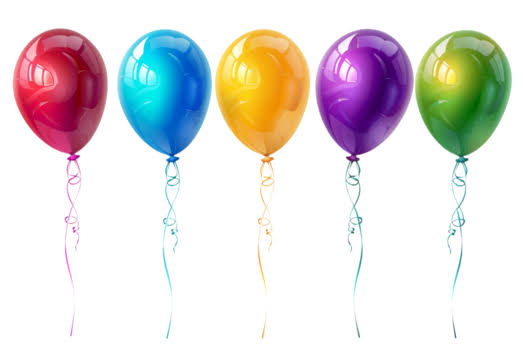
#> input picture distancia_entre_objetos/imagens/entrada.png, 525 x 350 px
$ python distancia_entre_objetos.py
#> lines starting #> are read from the running program, lines starting #| are printed output that depends on the picture; after the words box and inside, x2 and y2 are one past the last pixel; in counts of white or black regions, pixels touching at a corner belong together
#!/usr/bin/env python3

import argparse
import itertools
import math
from pathlib import Path

import cv2
import numpy as np


# =============================================================
# CONFIGURAÇÕES
# =============================================================

CAMINHO_PADRAO = 'imagens/entrada.png'

COR_1_PADRAO = 'vermelho'
COR_2_PADRAO = 'azul'

AREA_MINIMA_PADRAO = 500.0
TAMANHO_KERNEL = 5

MODOS_DISPONIVEIS = [
    'maiores',
    'mais-proximos',
    'mais-distantes',
]


# =============================================================
# FAIXAS HSV
# =============================================================

FAIXAS_HSV = {
    'vermelho': [
        (
            np.array([0, 80, 50]),
            np.array([10, 255, 255])
        ),
        (
            np.array([170, 80, 50]),
            np.array([180, 255, 255])
        ),
    ],

    'laranja': [
        (
            np.array([10, 100, 80]),
            np.array([25, 255, 255])
        ),
    ],

    'amarelo': [
        (
            np.array([20, 80, 80]),
            np.array([35, 255, 255])
        ),
    ],

    'verde': [
        (
            np.array([35, 60, 40]),
            np.array([85, 255, 255])
        ),
    ],

    'ciano': [
        (
            np.array([80, 50, 50]),
            np.array([100, 255, 255])
        ),
    ],

    'azul': [
        (
            np.array([90, 70, 40]),
            np.array([130, 255, 255])
        ),
    ],

    'roxo': [
        (
            np.array([130, 60, 40]),
            np.array([155, 255, 255])
        ),
    ],

    'rosa': [
        (
            np.array([150, 50, 70]),
            np.array([169, 255, 255])
        ),
    ],

    'branco': [
        (
            np.array([0, 0, 180]),
            np.array([180, 70, 255])
        ),
    ],

    'preto': [
        (
            np.array([0, 0, 0]),
            np.array([180, 255, 60])
        ),
    ],
}


class CalculadorDistanciaObjetos:
    """
    USE QUANDO O PROFESSOR PEDIR:

    - calcular a distância entre dois objetos;
    - calcular a distância entre os centros;
    - encontrar objetos mais próximos;
    - encontrar objetos mais distantes;
    - trabalhar com duas cores;
    - trabalhar com dois objetos da mesma cor.

    O método run recebe uma imagem já carregada.
    """

    def __init__(
        self,
        cor_1=COR_1_PADRAO,
        cor_2=COR_2_PADRAO,
        area_minima=AREA_MINIMA_PADRAO,
        modo='maiores'
    ):
        self.cor_1 = cor_1.lower()
        self.cor_2 = cor_2.lower()

        self.area_minima = float(area_minima)
        self.modo = modo

        if self.cor_1 not in FAIXAS_HSV:
            raise ValueError(
                f'Cor 1 não cadastrada: {self.cor_1}'
            )

        if self.cor_2 not in FAIXAS_HSV:
            raise ValueError(
                f'Cor 2 não cadastrada: {self.cor_2}'
            )

        if self.modo not in MODOS_DISPONIVEIS:
            raise ValueError(
                f'Modo inválido: {self.modo}'
            )

        self.kernel = np.ones(
            (TAMANHO_KERNEL, TAMANHO_KERNEL),
            dtype=np.uint8
        )

    # =========================================================
    # SEGMENTAÇÃO
    # =========================================================

    def criar_mascara(self, imagem, cor):
        """
        Cria uma máscara para a cor escolhida.
        """

        imagem_hsv = cv2.cvtColor(
            imagem,
            cv2.COLOR_BGR2HSV
        )

        mascara_final = np.zeros(
            imagem.shape[:2],
            dtype=np.uint8
        )

        for limite_inferior, limite_superior in FAIXAS_HSV[cor]:
            mascara_da_faixa = cv2.inRange(
                imagem_hsv,
                limite_inferior,
                limite_superior
            )

            mascara_final = cv2.bitwise_or(
                mascara_final,
                mascara_da_faixa
            )

        return mascara_final

    def limpar_mascara(self, mascara):
        """
        Remove pontos pequenos e preenche buracos.
        """

        mascara = cv2.morphologyEx(
            mascara,
            cv2.MORPH_OPEN,
            self.kernel,
            iterations=1
        )

        mascara = cv2.morphologyEx(
            mascara,
            cv2.MORPH_CLOSE,
            self.kernel,
            iterations=2
        )

        return mascara

    # =========================================================
    # OBJETOS
    # =========================================================

    def encontrar_objetos(self, mascara):
        """
        Encontra todos os objetos válidos da máscara.

        Cada objeto é representado por um dicionário contendo:

        - contorno;
        - área;
        - centro;
        - caixa delimitadora.
        """

        contornos, _ = cv2.findContours(
            mascara.copy(),
            cv2.RETR_EXTERNAL,
            cv2.CHAIN_APPROX_SIMPLE
        )

        objetos = []

        for contorno in contornos:
            area = cv2.contourArea(contorno)

            if area < self.area_minima:
                continue

            momentos = cv2.moments(contorno)

            if momentos['m00'] != 0:
                centro_x = int(
                    momentos['m10'] / momentos['m00']
                )

                centro_y = int(
                    momentos['m01'] / momentos['m00']
                )

            else:
                x, y, largura, altura = cv2.boundingRect(contorno)

                centro_x = x + largura // 2
                centro_y = y + altura // 2

            x, y, largura, altura = cv2.boundingRect(contorno)

            objetos.append({
                'contorno': contorno,
                'area': area,
                'centro': (centro_x, centro_y),
                'x': x,
                'y': y,
                'largura': largura,
                'altura': altura,
            })

        return objetos

    # =========================================================
    # DISTÂNCIA
    # =========================================================

    def calcular_distancia(self, objeto_1, objeto_2):
        """
        Calcula a distância euclidiana entre os centros.
        """

        x_1, y_1 = objeto_1['centro']
        x_2, y_2 = objeto_2['centro']

        delta_x = x_2 - x_1
        delta_y = y_2 - y_1

        distancia = math.sqrt(
            delta_x ** 2 + delta_y ** 2
        )

        return distancia

    # =========================================================
    # ESCOLHER OS DOIS OBJETOS
    # =========================================================

    # [42 lines left out: function escolher_par_mesma_cor, not called in this run]

    def escolher_par_cores_diferentes(
        self,
        objetos_cor_1,
        objetos_cor_2
    ):
        """
        Escolhe um objeto de cada cor.
        """

        if not objetos_cor_1:
            raise ValueError(
                f'Nenhum objeto {self.cor_1} foi encontrado.'
            )

        if not objetos_cor_2:
            raise ValueError(
                f'Nenhum objeto {self.cor_2} foi encontrado.'
            )

        if self.modo == 'maiores':
            objeto_1 = max(
                objetos_cor_1,
                key=lambda objeto: objeto['area']
            )

            objeto_2 = max(
                objetos_cor_2,
                key=lambda objeto: objeto['area']
            )

            return objeto_1, objeto_2

        # Produto cartesiano:
        # cria todos os pares possíveis entre as duas cores.
        pares = list(
            itertools.product(
                objetos_cor_1,
                objetos_cor_2
            )
        )

        if self.modo == 'mais-proximos':
            return min(
                pares,
                key=lambda par: self.calcular_distancia(
                    par[0],
                    par[1]
                )
            )

        return max(
            pares,
            key=lambda par: self.calcular_distancia(
                par[0],
                par[1]
            )
        )

    # =========================================================
    # DESENHAR
    # =========================================================

    def desenhar_resultado(
        self,
        imagem,
        objeto_1,
        objeto_2,
        distancia
    ):
        """
        Desenha os dois objetos, seus centros e a distância.
        """

        resultado = imagem.copy()

        centro_1 = objeto_1['centro']
        centro_2 = objeto_2['centro']

        # Objeto 1 em verde.
        cv2.drawContours(
            resultado,
            [objeto_1['contorno']],
            -1,
            (0, 255, 0),
            3
        )

        # Objeto 2 em azul.
        cv2.drawContours(
            resultado,
            [objeto_2['contorno']],
            -1,
            (255, 0, 0),
            3
        )

        # Centro do objeto 1.
        cv2.circle(
            resultado,
            centro_1,
            8,
            (0, 255, 0),
            -1
        )

        # Centro do objeto 2.
        cv2.circle(
            resultado,
            centro_2,
            8,
            (255, 0, 0),
            -1
        )

        # Linha ligando os centros.
        cv2.line(
            resultado,
            centro_1,
            centro_2,
            (0, 255, 255),
            3
        )

        # Ponto médio da linha.
        meio_x = (centro_1[0] + centro_2[0]) // 2
        meio_y = (centro_1[1] + centro_2[1]) // 2

        # Fundo para o texto da distância.
        cv2.rectangle(
            resultado,
            (meio_x - 100, meio_y - 35),
            (meio_x + 150, meio_y + 5),
            (0, 0, 0),
            -1
        )

        cv2.putText(
            resultado,
            f'{distancia:.2f} pixels',
            (meio_x - 90, meio_y - 8),
            cv2.FONT_HERSHEY_SIMPLEX,
            0.70,
            (0, 255, 255),
            2
        )

        # Identificação do primeiro objeto.
        cv2.putText(
            resultado,
            f'1: {self.cor_1} {centro_1}',
            (centro_1[0] + 10, centro_1[1] - 10),
            cv2.FONT_HERSHEY_SIMPLEX,
            0.55,
            (0, 255, 0),
            2
        )

        # Identificação do segundo objeto.
        cv2.putText(
            resultado,
            f'2: {self.cor_2} {centro_2}',
            (centro_2[0] + 10, centro_2[1] - 10),
            cv2.FONT_HERSHEY_SIMPLEX,
            0.55,
            (255, 0, 0),
            2
        )

        return resultado

    # =========================================================
    # RUN
    # =========================================================

    def run(self, imagem):
        """
        Recebe a imagem e retorna:

        1. imagem com o resultado;
        2. primeira máscara;
        3. segunda máscara;
        4. primeiro objeto;
        5. segundo objeto;
        6. distância entre os centros.
        """

        if imagem is None:
            raise ValueError('A imagem recebida é inválida.')

        # Cria e limpa a primeira máscara.
        mascara_1 = self.criar_mascara(
            imagem,
            self.cor_1
        )

        mascara_1 = self.limpar_mascara(
            mascara_1
        )

        objetos_cor_1 = self.encontrar_objetos(
            mascara_1
        )

        # Se as cores são iguais, não precisa processar novamente.
        if self.cor_1 == self.cor_2:
            mascara_2 = mascara_1.copy()

            objeto_1, objeto_2 = (
                self.escolher_par_mesma_cor(
                    objetos_cor_1
                )
            )

        else:
            mascara_2 = self.criar_mascara(
                imagem,
                self.cor_2
            )

            mascara_2 = self.limpar_mascara(
                mascara_2
            )

            objetos_cor_2 = self.encontrar_objetos(
                mascara_2
            )

            objeto_1, objeto_2 = (
                self.escolher_par_cores_diferentes(
                    objetos_cor_1,
                    objetos_cor_2
                )
            )

        distancia = self.calcular_distancia(
            objeto_1,
            objeto_2
        )

        resultado = self.desenhar_resultado(
            imagem,
            objeto_1,
            objeto_2,
            distancia
        )

        return (
            resultado,
            mascara_1,
            mascara_2,
            objeto_1,
            objeto_2,
            distancia
        )


# =============================================================
# ARGUMENTOS
# =============================================================

def ler_argumentos():
    parser = argparse.ArgumentParser(
        description=(
            'Calcula a distância entre os centros de dois objetos.'
        )
    )

    parser.add_argument(
        'imagem',
        nargs='?',
        default=CAMINHO_PADRAO,
        help='Caminho da imagem.'
    )

    parser.add_argument(
        '--cor-1',
        default=COR_1_PADRAO,
        choices=list(FAIXAS_HSV.keys()),
        help='Cor do primeiro objeto.'
    )

    parser.add_argument(
        '--cor-2',
        default=COR_2_PADRAO,
        choices=list(FAIXAS_HSV.keys()),
        help='Cor do segundo objeto.'
    )

    parser.add_argument(
        '--modo',
        default='maiores',
        choices=MODOS_DISPONIVEIS,
        help='Forma de escolher os objetos.'
    )

    parser.add_argument(
        '--area-minima',
        type=float,
        default=AREA_MINIMA_PADRAO,
        help='Área mínima dos objetos.'
    )

    parser.add_argument(
        '--sem-janela',
        action='store_true',
        help='Salva sem abrir janelas.'
    )

    return parser.parse_args()


# =============================================================
# MAIN
# =============================================================

def main():
    argumentos = ler_argumentos()

    caminho_imagem = Path(argumentos.imagem)

    imagem = cv2.imread(
        str(caminho_imagem)
    )
#> imagem is the input picture: shape (350, 525, 3); mean B, G, R 220.5, 221.6, 225.7

    if imagem is None:
        print(
            f'ERRO: não foi possível carregar:\n'
            f'{caminho_imagem}'
        )
        return

    try:
        calculador = CalculadorDistanciaObjetos(
            cor_1=argumentos.cor_1,
            cor_2=argumentos.cor_2,
            area_minima=argumentos.area_minima,
            modo=argumentos.modo
        )

        (
            resultado,
            mascara_1,
            mascara_2,
            objeto_1,
            objeto_2,
            distancia
        ) = calculador.run(imagem)
#> in criar_mascara, `imagem_hsv = cv2.cvtColor( imagem, cv2.COLOR_BGR2HSV )`: imagem_hsv: shape (350, 525, 3); mean H, S, V 33.7, 46.5, 239.2
#> the loop in criar_mascara, `for limite_inferior, limite_superior in FAIXAS_HSV[cor]:` made 2 passes
#> pass 1, in criar_mascara, `mascara_da_faixa = cv2.inRange( imagem_hsv, limite_inferior, limite_su..`:
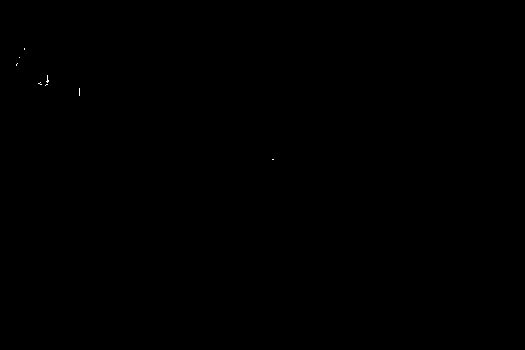
#> mascara_da_faixa: shape (350, 525); 0.02% white in thin lines or dots, all inside (x1, y1, x2, y2) = (16, 48, 274, 160)
#> in limpar_mascara, `mascara = cv2.morphologyEx( mascara, cv2.MORPH_OPEN, self.kernel, iter..`:
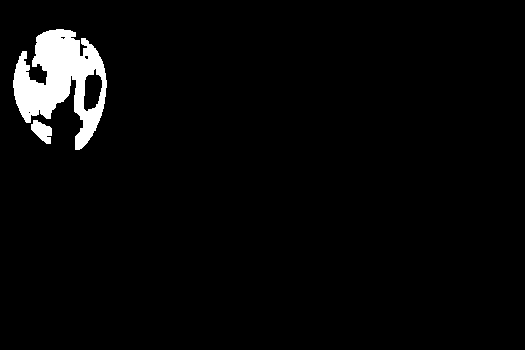
#> mascara: shape (350, 525); 3.4% white; 2 white regions, box (x1, y1, x2, y2) and area: (13, 29, 107, 150) 5877, (31, 120, 52, 144) 311
#> in limpar_mascara, `mascara = cv2.morphologyEx( mascara, cv2.MORPH_CLOSE, self.kernel, ite..`:
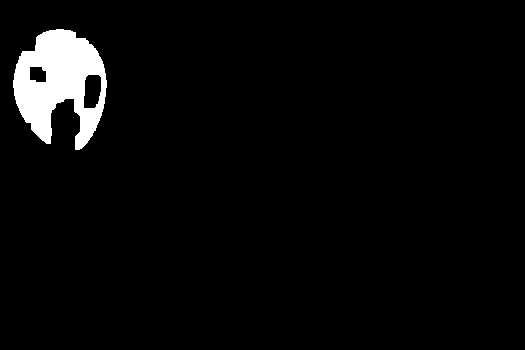
#> mascara: shape (350, 525); 3.7% white; 1 white region
#> in encontrar_objetos, `contornos, _ = cv2.findContours( mascara.copy(), cv2.RETR_EXTERNAL, cv..`: contornos = 1 contour; box (x1, y1, x2, y2) and area: (13, 29, 107, 150) 7213
#> the loop in encontrar_objetos, `for contorno in contornos:` made 1 pass
#> (area, centro_x, centro_y) on pass 1: (7213, 60, 82)
#> after the loop in encontrar_objetos, `for contorno in contornos:`: objetos = 1 item
#> the loop in criar_mascara (call 2), `for limite_inferior, limite_superior in FAIXAS_HSV[cor]:` made 1 pass
#> pass 1, in criar_mascara (call 2), `mascara_da_faixa = cv2.inRange( imagem_hsv, limite_inferior, limite_su..`:
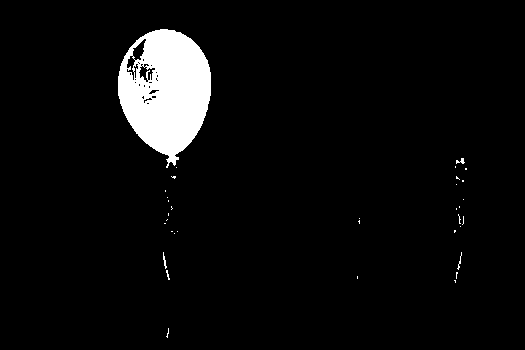
#> mascara_da_faixa: shape (350, 525); 4.8% white; 35 white regions (31 under 20 px), largest, box (x1, y1, x2, y2) and area: (118, 29, 211, 168) 8593, (456, 158, 465, 164) 29, (163, 252, 167, 269) 29, (457, 252, 462, 270) 24
#> in limpar_mascara (call 2), `mascara = cv2.morphologyEx( mascara, cv2.MORPH_OPEN, self.kernel, iter..`:
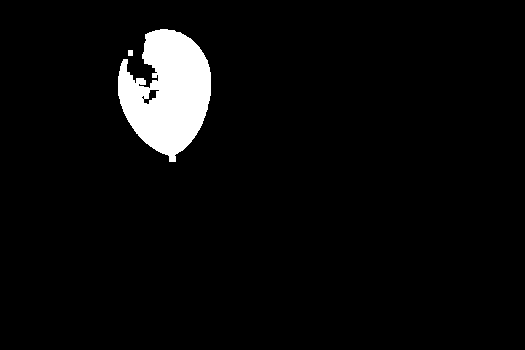
#> mascara: shape (350, 525); 4.4% white; 2 white regions, box (x1, y1, x2, y2) and area: (118, 29, 211, 162) 8123, (128, 50, 133, 56) 30
#> in limpar_mascara (call 2), `mascara = cv2.morphologyEx( mascara, cv2.MORPH_CLOSE, self.kernel, ite..`:
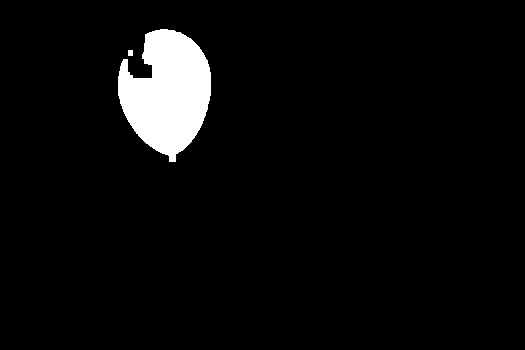
#> mascara: shape (350, 525); 4.5% white; 2 white regions
#> in encontrar_objetos (call 2), `contornos, _ = cv2.findContours( mascara.copy(), cv2.RETR_EXTERNAL, cv..`: contornos = 2 contours; box (x1, y1, x2, y2) and area: (118, 29, 211, 162) 8132, (128, 50, 133, 56) 20
#> the loop in encontrar_objetos (call 2), `for contorno in contornos:` made 2 passes
#> (area, centro_x, centro_y) on pass 2: (8131.5, 167, 92)
#> (contorno, area) on pass 1: ([[128, 50], [128, 55], [132, 55], [132, 50]], 20)
#> in run, `objetos_cor_2 = self.encontrar_objetos( mascara_2 )`: objetos_cor_2 = 1 item
#> in escolher_par_cores_diferentes, `objeto_1 = max( objetos_cor_1, key=lambda objeto: objeto['area'] )`: objeto_1 = {'contorno': contour of 163 points, box (x1, y1, x2, y2) (13, 29, 107, 150), area 7213, 'area': 7213, 'centro': (60, 82), 'x': 13, 'y': 29, 'largura': 94, 'altura': 121}
#> in escolher_par_cores_diferentes, `objeto_2 = max( objetos_cor_2, key=lambda objeto: objeto['area'] )`: objeto_2 = {'contorno': contour of 166 points, box (x1, y1, x2, y2) (118, 29, 211, 162), area 8132, 'area': 8131.5, 'centro': (167, 92), 'x': 118, 'y': 29, 'largura': 93, 'altura': 133}
#> in calcular_distancia, `x_1, y_1 = objeto_1['centro']`: x_1 = 60; y_1 = 82
#> in calcular_distancia, `x_2, y_2 = objeto_2['centro']`: x_2 = 167; y_2 = 92
#> in calcular_distancia, `delta_x = x_2 - x_1`: delta_x = 107
#> in calcular_distancia, `delta_y = y_2 - y_1`: delta_y = 10
#> in calcular_distancia, `distancia = math.sqrt( delta_x ** 2 + delta_y ** 2 )`: distancia = 107.5
#> in desenhar_resultado, `centro_1 = objeto_1['centro']`: centro_1 = (60, 82)
#> in desenhar_resultado, `centro_2 = objeto_2['centro']`: centro_2 = (167, 92)
#> in desenhar_resultado, `meio_x = (centro_1[0] + centro_2[0]) // 2`: meio_x = 113
#> in desenhar_resultado, `meio_y = (centro_1[1] + centro_2[1]) // 2`: meio_y = 87
#> in desenhar_resultado, `cv2.putText( resultado, f'2: {self.cor_2} {centro_2}', (centro_2[0] + ..`:
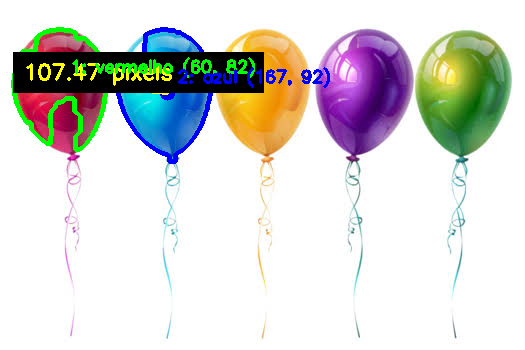
#> resultado: shape (350, 525, 3); mean B, G, R 212.1, 215.3, 214.9
#> distancia = 107.5

    except ValueError as erro:
        print(f'ERRO: {erro}')
        return

    pasta_resultados = Path('resultados')
    pasta_resultados.mkdir(
        parents=True,
        exist_ok=True
    )

    caminho_mascara_1 = (
        pasta_resultados / 'mascara_cor_1.png'
    )

    caminho_mascara_2 = (
        pasta_resultados / 'mascara_cor_2.png'
    )

    caminho_resultado = (
        pasta_resultados / 'distancia_entre_objetos.png'
    )

    cv2.imwrite(
        str(caminho_mascara_1),
        mascara_1
    )

    cv2.imwrite(
        str(caminho_mascara_2),
        mascara_2
    )

    cv2.imwrite(
        str(caminho_resultado),
        resultado
    )

    print('==========================================')
    print('DISTÂNCIA ENTRE OS OBJETOS')
    print('==========================================')
    print(f'Modo utilizado: {argumentos.modo}')
    print('------------------------------------------')
    print(f'Objeto 1: {argumentos.cor_1}')
    print(f'  Centro: {objeto_1["centro"]}')
#|   Centro: (60, 82)
    print(f'  Área: {objeto_1["area"]:.2f} pixels')
#|   Área: 7213.00 pixels
    print('------------------------------------------')
    print(f'Objeto 2: {argumentos.cor_2}')
    print(f'  Centro: {objeto_2["centro"]}')
#|   Centro: (167, 92)
    print(f'  Área: {objeto_2["area"]:.2f} pixels')
#|   Área: 8131.50 pixels
    print('------------------------------------------')
    print(f'Distância: {distancia:.2f} pixels')
#| Distância: 107.47 pixels
    print('==========================================')
    print(f'Resultado salvo em: {caminho_resultado}')

    if not argumentos.sem_janela:
        cv2.imshow(
            'Mascara da primeira cor',
            mascara_1
        )

        cv2.imshow(
            'Mascara da segunda cor',
            mascara_2
        )

        cv2.imshow(
            'Distancia entre os objetos',
            resultado
        )

        print('Pressione qualquer tecla nas imagens para fechar.')

        cv2.waitKey(0)
        cv2.destroyAllWindows()


if __name__ == '__main__':
    main()
